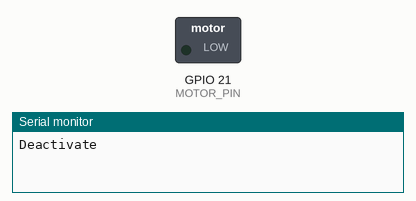
Recording of a sketch running on a simulated ESP32. On the bench: switched loads named in the sketch (green lamp = pin HIGH), the last lines printed to the serial monitor.

Above: at 0.05 s.
At 4.05 s:
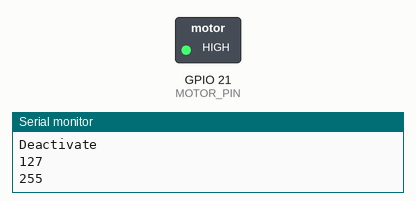
At 8.0 s:
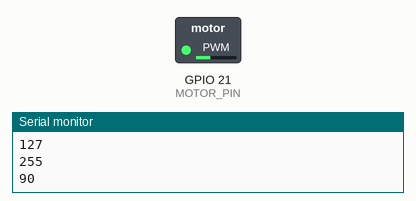
Timing chart, 0 to 10.4 s (numbered marks = the images above):
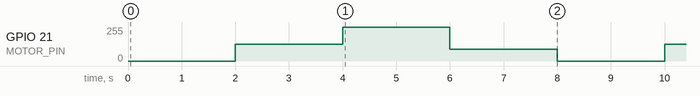

The sketch:

TutorialAnalogOutputPart2.ino
```cpp
void setup () {
     setupMotor();
      Serial.begin(115200);
}

void loop() {
     //test motor at different duty cycles
     deactivateMotor();
     Serial.println("Deactivate");
     delay(2000);
     activateMotor(127);
     Serial.println("127");
     delay(2000);
     activateMotor(255);
     Serial.println("255");
     delay(2000);
     activateMotor(90);
     Serial.println("90");
     delay(2000);
}
```

Motor.ino
```cpp
// setting PWM properties
const int pwmFrequency = 5000;  // Set the PWM frequency to 5KHz
const int pwmChannel = 0;       // Use PWM channel 0
const int pwmBitResolution = 8; // Set a PWM resolution of 8 bits

const int MOTOR_PIN = 21;

void setupMotor()
{
  // configure PWM on a specific pwmChannel
  ledcSetup (pwmChannel, pwmFrequency, pwmBitResolution);
  // attach the pwmChannel to the output GPIO to be controlled
  ledcAttachPin(MOTOR_PIN, pwmChannel);
}

void activateMotor(int motorPower)
{
  // set duty cycle to input
  ledcWrite(pwmChannel, motorPower);
}

void deactivateMotor()
{
  // set duty cycle to 0
  ledcWrite(pwmChannel, 0);
}
```

Measured:
- by itself, GPIO 21 (MOTOR_PIN): repeats every 8.0 s: 255/255 2.0 s, 90/255 2.0 s, 0/255 2.0 s, 127/255 2.0 s
